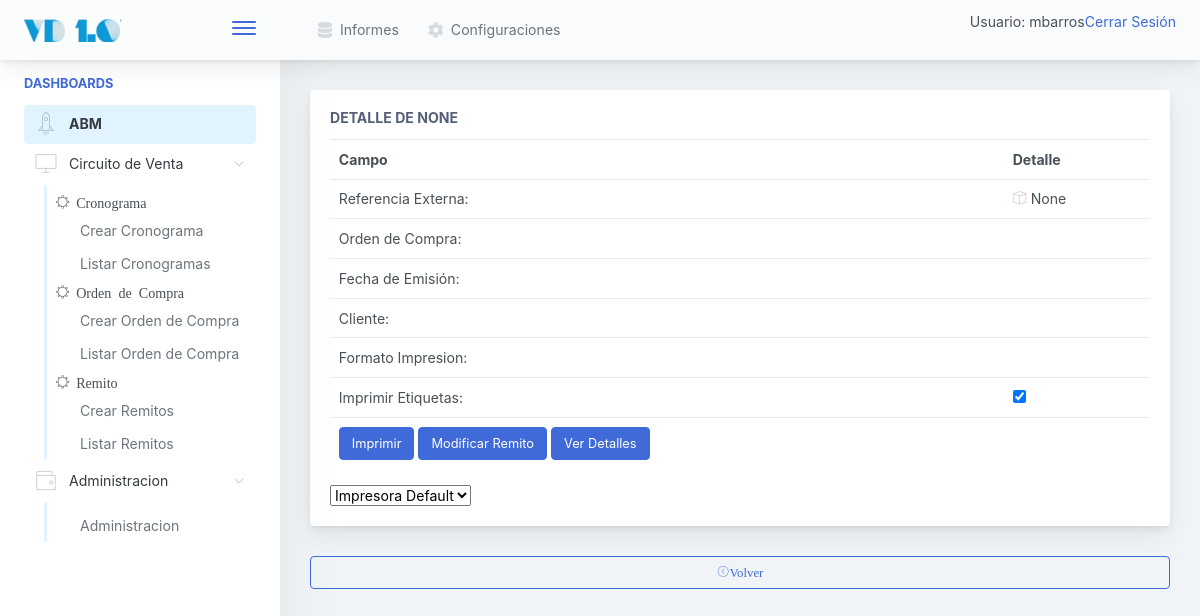
Before: /venta/preimpresion/59 (signed in) with the older database file.
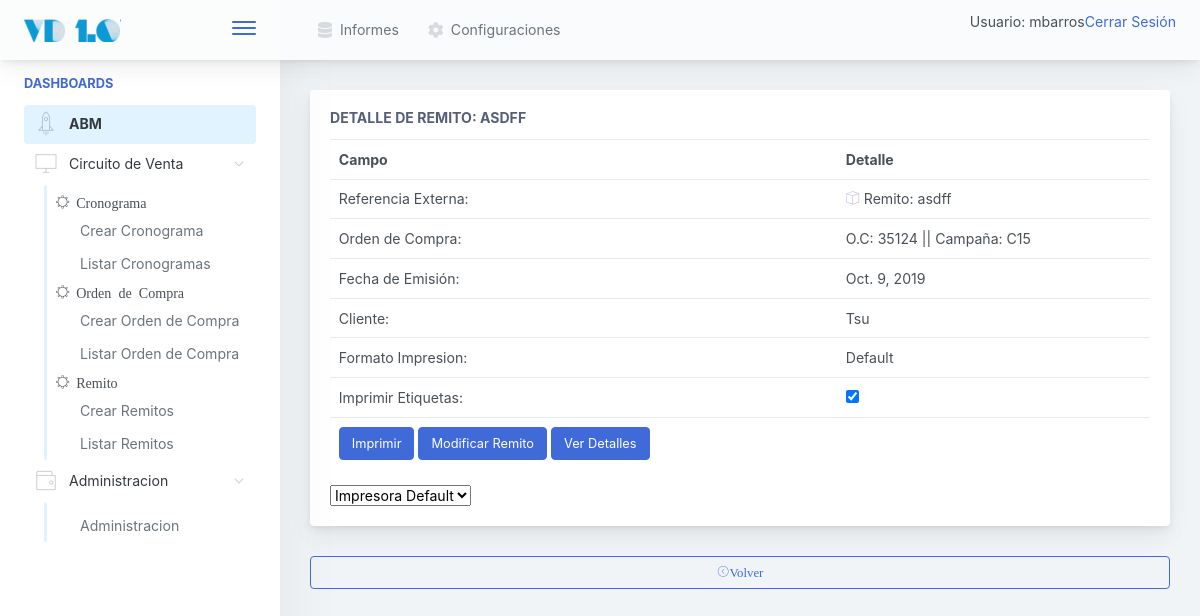
After: the same page with the newer database file.
### venta/models.py (models this page shows)
class Remito(models.Model):
	referencia_externa 		= models.CharField(max_length=50, unique=True)
	cliente 				= models.ForeignKey(Cliente, null=False, blank=False, on_delete=models.CASCADE)
	tipo_documento			= models.CharField(max_length=50, choices=DOCUMENTOS_CHOICES, default='')
	ordencompra 			= models.ForeignKey(OrdenCompra, null=False, blank=False, on_delete=models.CASCADE)
	fecha_emision			= models.DateField(null=True, blank=True)
	formato_de_impresion 	= models.ForeignKey(FormatodeImpresion, default=1, null=False, blank=False, on_delete=models.CASCADE)
	conformado				= models.BooleanField(default=False)
	anulado					= models.BooleanField(default=False)
	def __str__(self):
		return "Remito: " + self.referencia_externa

class OrdenCompra(models.Model):
	referencia_externa 	= models.CharField(max_length=20, unique=True)
	cliente 			= models.ForeignKey(Cliente, null=False, blank=False, on_delete=models.CASCADE)
	cronograma 			= models.ForeignKey(Cronograma, null=False, blank=False, on_delete=models.CASCADE)
	fecha_emision 		= models.DateField(null=True, blank=True)
	circuito 			= models.CharField(max_length=12, choices=CIRCUITO_CHOICE, default='Facturar')
	def __str__(self):
		return "O.C: " + self.referencia_externa + " || Campaña: " + str(self.cronograma)

class Cronograma(models.Model):
	nombre  		= models.CharField(max_length=20)
	cliente 		= models.ForeignKey(Cliente, null=False, blank=False, on_delete=models.CASCADE)
	fecha_inicio 	= models.DateField(null=True, blank=True)
	terminada 		= models.BooleanField(default=False)
	def __str__(self):
		return self.nombre

class FormatodeImpresion(models.Model):
	nombre 			= models.CharField(max_length=20, unique=True)
	def __str__(self):
		return self.nombre

### gral/models.py (models this page shows)
class Cliente(models.Model):
    razon_social      = models.CharField(max_length=150, unique=True)
    nombre_corto      = models.CharField(max_length=25, unique=True)
    cuit              = models.CharField(max_length=15, unique=True)
    direccion_fiscal  = models.CharField(max_length=250)
    direccion_entrega = models.CharField(max_length=250)
    condicion_iva     = models.CharField(max_length=100, blank=False, default='Responsable Inscripto')
    observaciones     = models.TextField(blank=True)
    def __str__(self):
        return self.nombre_corto

### venta/views.py (the view)
# urls.py: path('preimpresion/<int:id_remito>', PreImpresion, name='Preimpresion'),
def PreImpresion(request, id_remito):
	model = Remito.objects.filter(pk=id_remito).last()
	impresoras = ConfigImpresionRemito.objects.all()
	return render(request, 'venta/preimpresion.html', {'remito' : model, 'impresoras' : impresoras})

### configuraciones/models.py (called while the page is built)
    def __str__(self):
        return self.nombre

### inicio/templates/venta/preimpresion.html
{% extends '../base.html' %}
{%  block cuerpo %}
<div class="main-card mb-3 card">
	<div class="card-body">
		<h5 class="card-title">Detalle de {{ remito }}</h5>
		<table class="table table-hover table-fixed">
		<tr>
			<th>
				Campo
			</th>
			<th>
				Detalle
			</th>
		</tr>
		<tr>
				<td>Referencia Externa: </td>
				<td><i class="pe-7s-box2 icon-gradient bg-amy-crisp">
		        </i>
		        	{{ remito }}
		      </td>
		      </tr>
			<tr>
		      <td>Orden de Compra: </td>
		      <td>
		        {{ remito.ordencompra }}
		      </td>
		      </tr>
		      <tr>
		      <td>Fecha de Emisión: </td>
		      <td>
		        {{ remito.fecha_emision }}
		      </td>
		      </tr>
		      <tr>
		      <td>Cliente: </td>
		      <td>
		        {{ remito.cliente }}
		        </td>
		      </tr>
		      <tr>
		      <td>Formato Impresion: </td>
		      <td>
		        {{ remito.formato_de_impresion }}
		        </td>
		      </tr>
		      <tr>
		      <td>Imprimir Etiquetas: </td>
		      <td>
		        <input type="checkbox" name="imprimir_etiquetas" checked>
		        </td>
		      </tr>
		      <tr>
		      <td>
		      	<a href="{% url 'venta:remitoPDF' id_remito=remito.pk etiqueta=1  impresion=1 %}" ><input type="button" class="btn btn-primary" value="Imprimir"></a>
			  	<a href="#"><input type="button" class="btn btn-primary" value="Modificar Remito"></a>
				<a href="{% url 'venta:RemitoDetail' pk=remito.pk %}"><input type="button" class="btn btn-primary" value="Ver Detalles"></a>
			<td>
				</tr>
		</table>
		<select name="impresora"{% for impresora in impresoras %}
								><option value="{{ impresora.pk }}">{{ impresora }}</option>
								{% endfor %}
		</select>
	</div>
</div>
<a href="{% url 'venta:RemitoListar' %}">
<button class="mb-2 mr-2 btn-transition btn btn-outline-primary btn-block">
		<i class="pe-7s-angle-left-circle">Volver</i>
</button>
	</a>
{% endblock %}

Changed rows visible on the page:
added Remito: referencia_externa "REMITO: ASDFF", referencia_externa "Remito: asdff", ordencompra "O.C: 35124 || Campaña: C15", fecha_emision "Oct. 9, 2019", cliente "Tsu", formato_de_impresion "Default"
Other visible differences:
{{ remito }}: "NONE" → (not shown)
{{ remito }}: "None" → (not shown)
